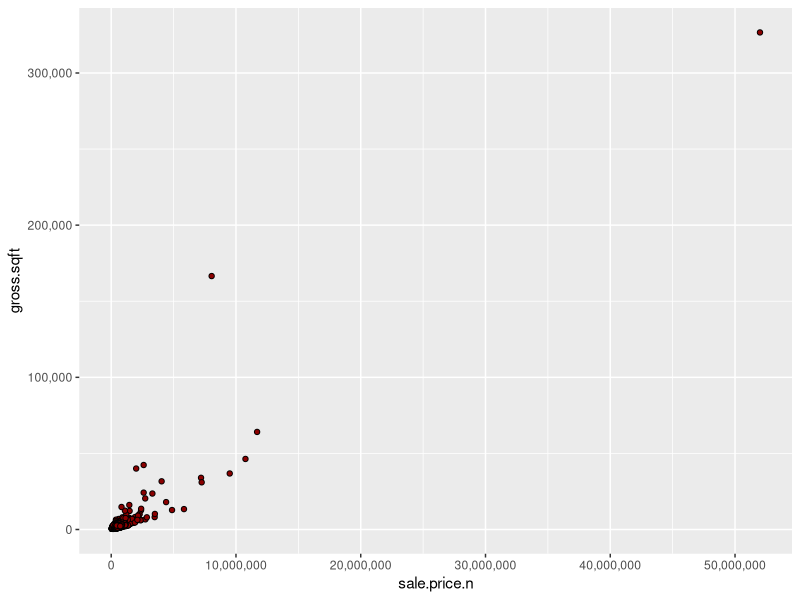
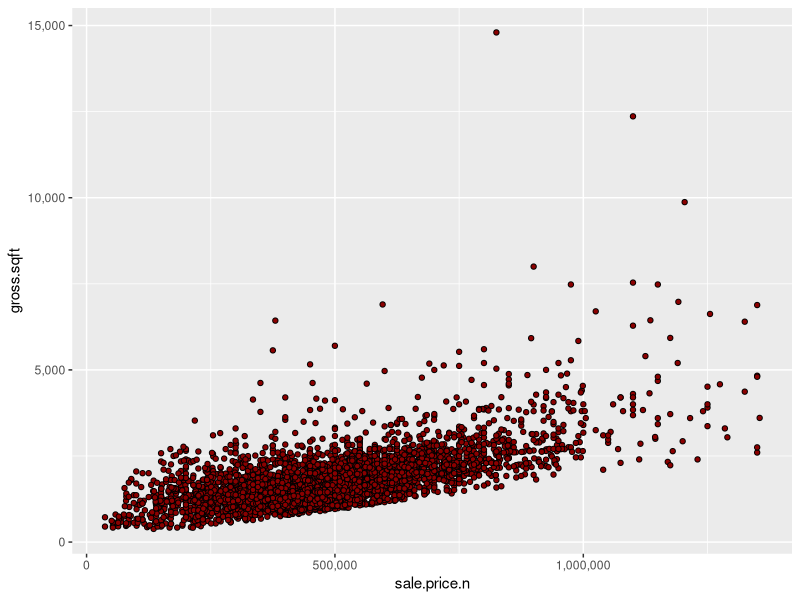
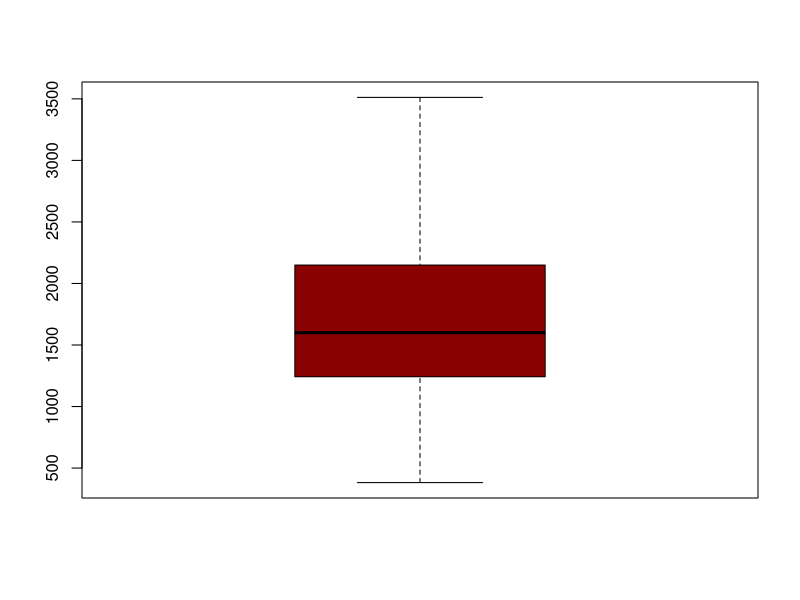
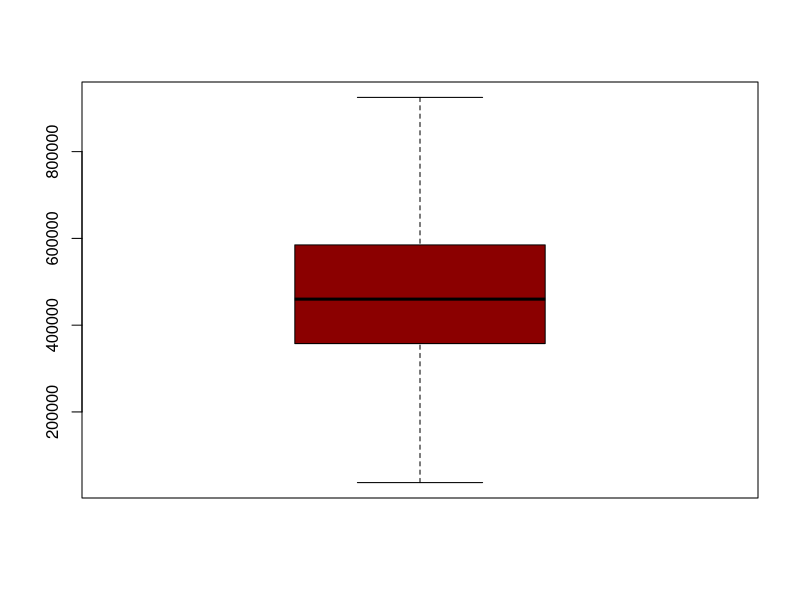
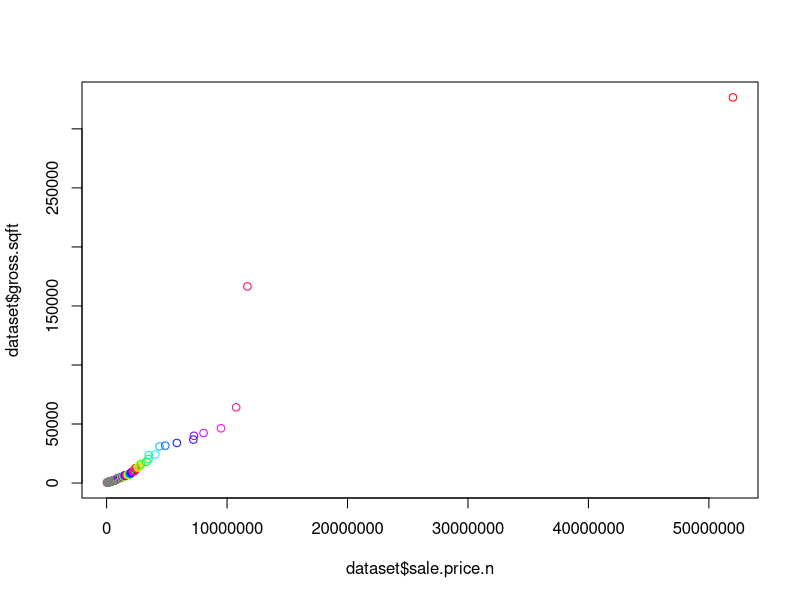
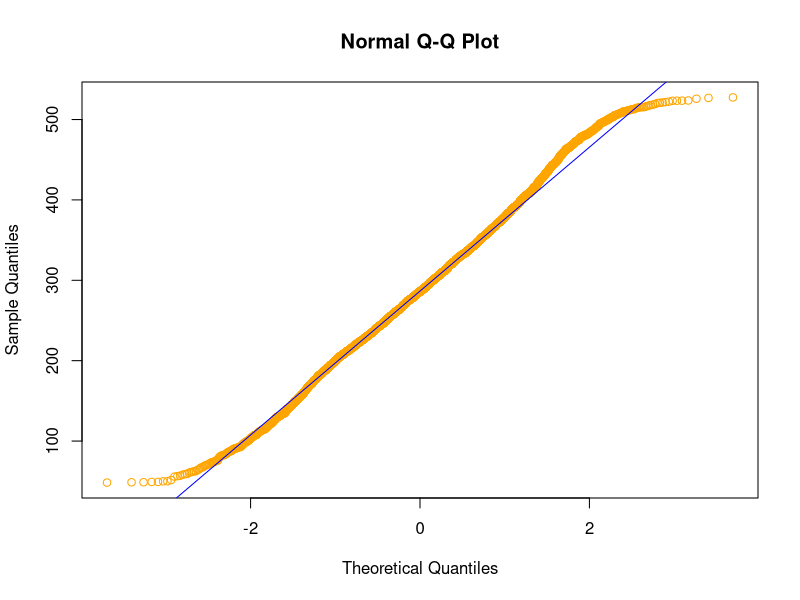
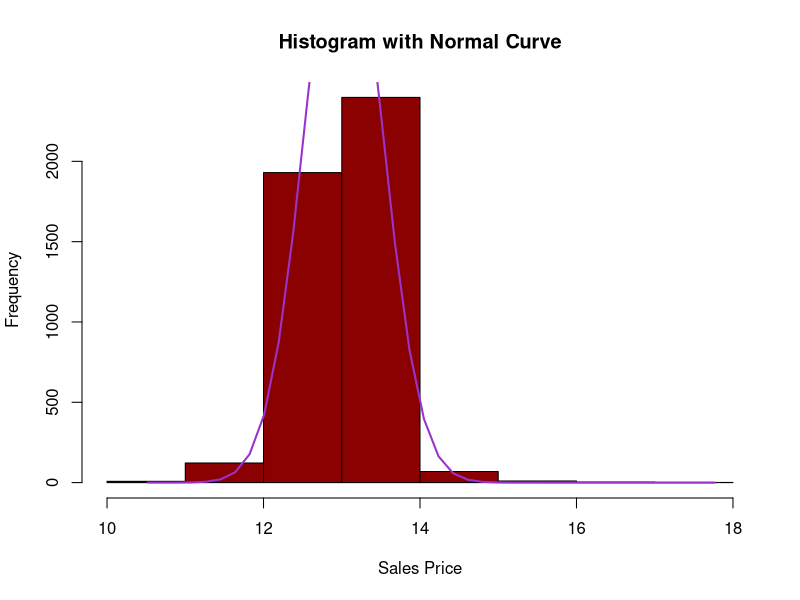
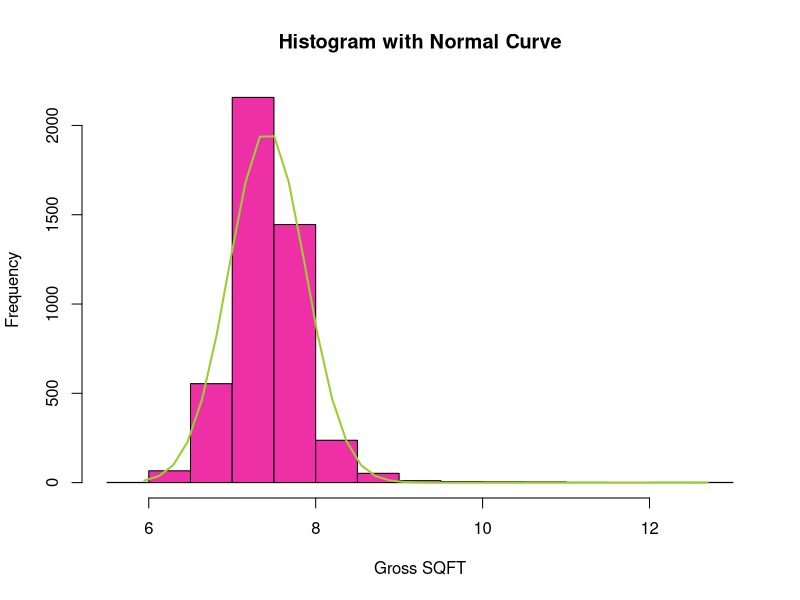

These figures' R source, in order:
## ---- chunk 1
library(ggplot2)
library(sm)
## ---- chunk 2
library(scales)
#upload clean dataset
dataset <- read.csv("CleanedSalesData.csv",header=TRUE)
summary(dataset)
## ---- chunk 3
#plot sale price vs sqft

ggplot(dataset) + geom_point(data=dataset,aes(x=sale.price.n,
                                              y=gross.sqft), fill="DarkRed", shape=21)+scale_x_continuous(labels = comma)+scale_y_continuous(labels=comma)
## ---- chunk 4
#correlation coefficient
cor(dataset$gross.sqft,dataset$sale.price.n)
## ---- chunk 5
#reduced dataset. To see data claster closer
newset=subset(dataset,dataset$sale.price.n<1400000)
ggplot(dataset) + geom_point(data=newset,aes(x=sale.price.n,
                                             y=gross.sqft), fill="DarkRed", shape=21)+scale_x_continuous(labels = comma)+scale_y_continuous(labels = comma)
## ---- chunk 6
#correlation coeficcient realy sensitive to outliers
cor(newset$gross.sqft,newset$sale.price.n)
## ---- chunk 7
#boxplots
options(scipen=10000)
boxplot(dataset$gross.sqft,outline=FALSE,col="DarkRed", names="SQFT")
## ---- chunk 8
boxplot(dataset$sale.price.n,outline=FALSE,col="DarkRed",names="Sale price")
## ---- chunk 9
#qqplot of price to sqft
qqplot(x=dataset$sale.price.n,y=dataset$gross.sqft,col=rainbow(20))
## ---- chunk 10
#normal qqplot for ratio price to sqft
qqnorm(dataset$cs.pricePERsqft,col="Orange")
qqline(dataset$cs.pricePERsqft,col="Blue")
## ---- chunk 11
#hist with density curve Taken from http://www.statmethods.net/graphs/density.html
#because outlier drags to a high right scew logarithmic transformation was used
param.sale=log(dataset$sale.price.n)
h<-hist(param.sale, breaks=10, col="darkred", xlab="Sales Price", 
        main="Histogram with Normal Curve") 
xfit<-seq(min(param.sale),max(param.sale),length=40) 
yfit<-dnorm(xfit,mean=mean(param.sale),sd=sd(param.sale)) 
yfit <- yfit*diff(h$mids[1:2])*length(param.sale) 
lines(xfit, yfit, col="darkorchid3", lwd=2)
## ---- chunk 12
#because outlier drags to a high right scew logarithmic transformation was used
param.gross=log(dataset$gross.sqft)
h<-hist(param.gross, breaks=10, col="maroon2", xlab="Gross SQFT", 
        main="Histogram with Normal Curve") 
xfit<-seq(min(param.gross),max(param.gross),length=40) 
yfit<-dnorm(xfit,mean=mean(param.gross),sd=sd(param.gross)) 
yfit <- yfit*diff(h$mids[1:2])*length(param.gross) 
lines(xfit, yfit, col="yellowgreen", lwd=2)
## ---- chunk 13
#histogram with density curve for ratio price to sqft
#there is not need in logarithmic transformation
param.PriceSQFT=dataset$cs.pricePERsqft
h<-hist(param.PriceSQFT, breaks=10, col="orangered2", xlab="Ratio price to sqft", 
        main="Histogram with Normal Curve") 
xfit<-seq(min(param.PriceSQFT),max(param.PriceSQFT),length=40) 
yfit<-dnorm(xfit,mean=mean(param.PriceSQFT),sd=sd(param.PriceSQFT)) 
yfit <- yfit*diff(h$mids[1:2])*length(param.PriceSQFT) 
lines(xfit, yfit, col="lightslateblue", lwd=2)
## ---- chunk 14
#Cpecifically looking at 1-, 2-, and 3-family homes
dataset.homes <- dataset[which(grepl("FAMILY",dataset$building.class.category)),]
dim(dataset.homes)
#Plot with log transformation base 10. Which produces normaly distributed data
plot(log10(dataset.homes$gross.sqft),log10(dataset.homes$sale.price.n))
#Summary of houses with sale price less than 122000
summary(dataset.homes[which(dataset.homes$sale.price.n<1000000),])
#Plot without log transformation which shows right scewed data for both variables
plot(dataset.homes$gross.sqft,dataset.homes$sale.price.n)
